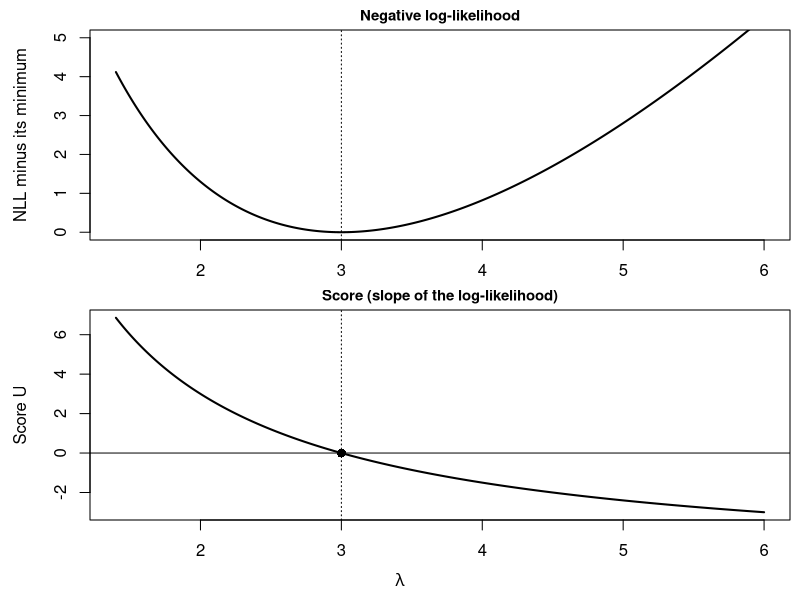
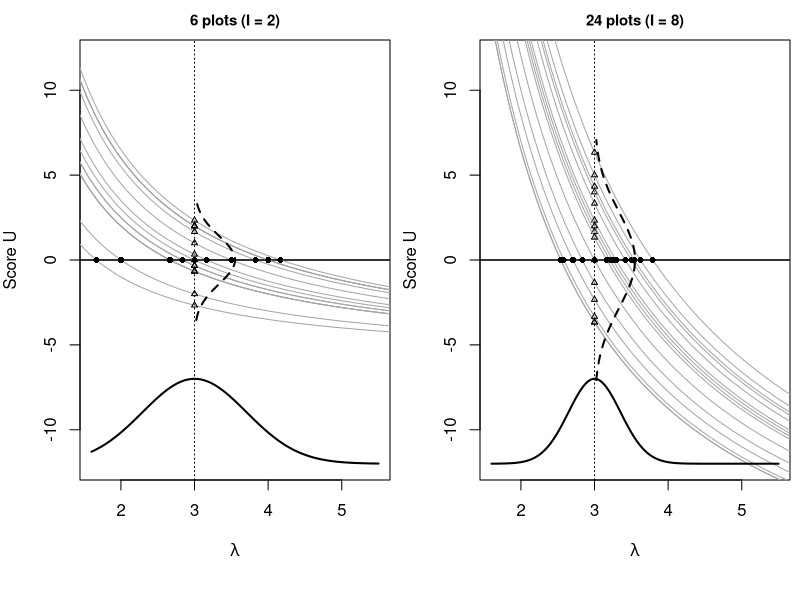
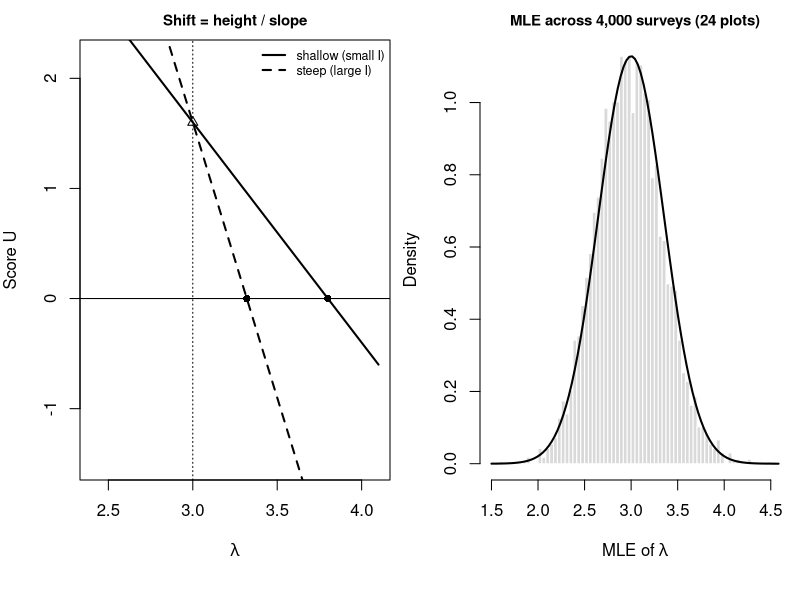
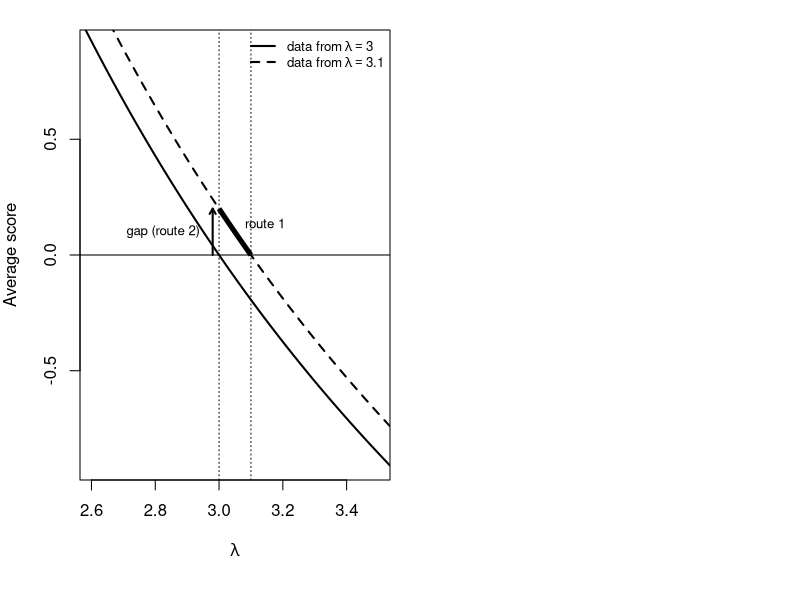
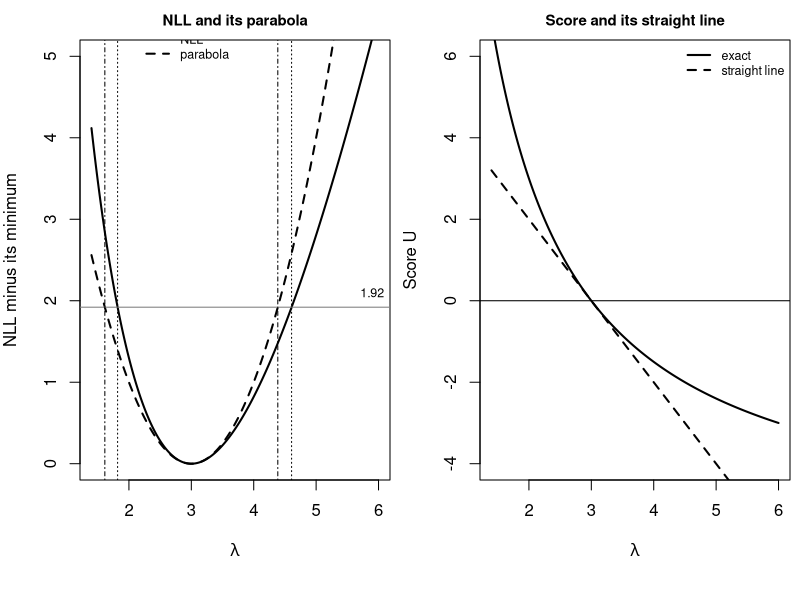
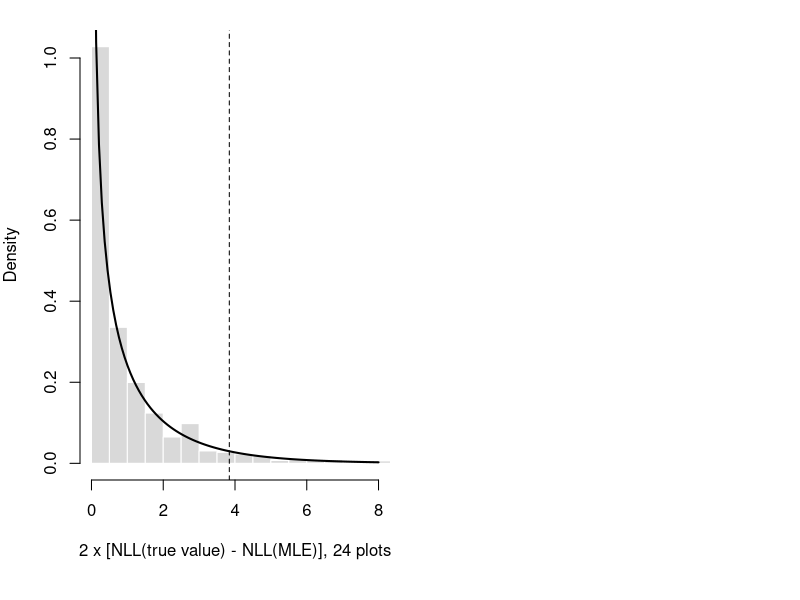
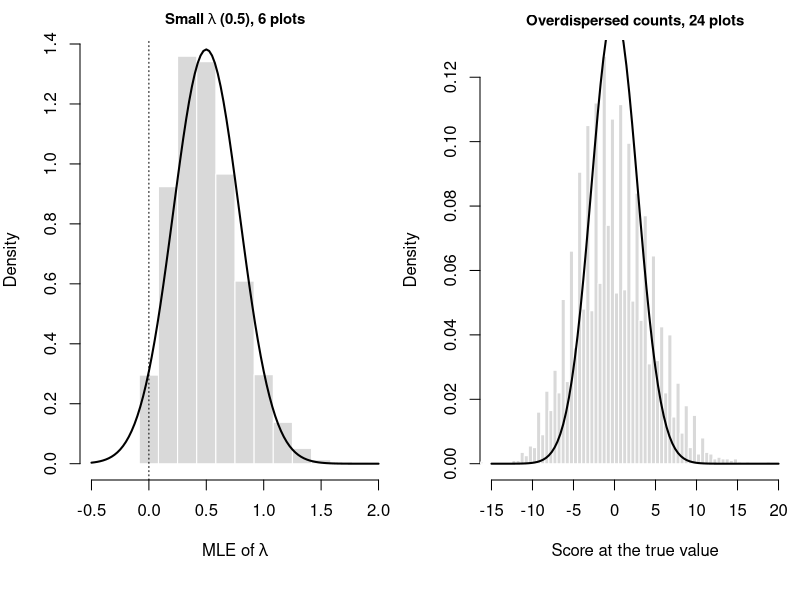

These figures' R source, in order:
## ---- chunk 1
knitr::opts_chunk$set(echo = FALSE, warning = FALSE, message = FALSE,
                       fig.width = 6.5, fig.height = 3.2, fig.align = "center",
                       dev = "cairo_pdf")

lambda0 <- 3
lam <- seq(1.4, 6, length.out = 400)
nll <- function(l, y) -sum(dpois(y, l, log = TRUE))
score <- function(l, y) sum(y) / l - length(y)
## ---- chunk 2
set.seed(1)
y1 <- c(2, 5, 3, 0, 4, 4)
lam_hat1 <- mean(y1)
d_nll <- sapply(lam, nll, y = y1) - nll(lam_hat1, y1)
u1 <- sapply(lam, score, y = y1)

par(mfrow = c(2, 1), mar = c(2, 4.5, 1.5, 0.5), oma = c(2, 0, 0, 0))
plot(lam, d_nll, type = "l", lwd = 2, ylim = c(0, 5), xlab = "",
     ylab = "NLL minus its minimum", main = "Negative log-likelihood", cex.main = 0.9)
abline(v = lam_hat1, lty = 3)
plot(lam, u1, type = "l", lwd = 2, xlab = "",
     ylab = "Score U", main = "Score (slope of the log-likelihood)", cex.main = 0.9)
abline(h = 0)
abline(v = lam_hat1, lty = 3)
points(lam_hat1, 0, pch = 16, cex = 1.2)
mtext(expression(lambda), side = 1, line = 0.5, outer = TRUE)
## ---- chunk 3
score_panel <- function(n, n_sims = 15, ylim = c(-12, 12)) {
  info <- n / lambda0
  plot(NA, xlim = c(1.6, 5.5), ylim = ylim, xlab = expression(lambda), ylab = "Score U",
       main = paste0(n, " plots (I = ", round(info, 1), ")"), cex.main = 0.9)
  abline(h = 0, lwd = 1.5)
  abline(v = lambda0, lty = 3)
  for (i in seq_len(n_sims)) {
    y <- rpois(n, lambda0)
    lines(lam, sapply(lam, score, y = y), col = "grey65")
    points(mean(y), 0, pch = 16, cex = 0.8)
    points(lambda0, score(lambda0, y), pch = 2, cex = 0.6)
  }
  yy <- seq(-2.5, 2.5, length.out = 200) * sqrt(info)
  lines(lambda0 + 0.55 * dnorm(yy, 0, sqrt(info)) / dnorm(0, 0, sqrt(info)), yy,
        lty = 2, lwd = 2)
  xx <- seq(1.6, 5.5, length.out = 300)
  dx <- dnorm(xx, lambda0, sqrt(1 / info))
  lines(xx, ylim[1] + 5 * dx / max(dx), lwd = 2)
}
set.seed(746)
par(mfrow = c(1, 2), mar = c(4, 4, 2, 0.5))
score_panel(6)
score_panel(24)
## ---- chunk 4
info6 <- 6 / lambda0
par(mfrow = c(1, 2), mar = c(4, 4, 2, 0.5))
plot(NA, xlim = c(2.4, 4.1), ylim = c(-1.5, 2.2), xlab = expression(lambda), ylab = "Score U",
     main = "Shift = height / slope", cex.main = 0.9)
abline(h = 0)
abline(v = lambda0, lty = 3)
h <- 1.6
for (s in c(info6, 2.5 * info6)) {
  xs <- seq(2.4, 4.1, length.out = 50)
  lines(xs, h - s * (xs - lambda0), lwd = 2, lty = if (s == info6) 1 else 2)
  points(lambda0 + h / s, 0, pch = 16)
}
points(lambda0, h, pch = 2)
legend("topright", c("shallow (small I)", "steep (large I)"), lwd = 2,
       lty = c(1, 2), bty = "n", cex = 0.75)

set.seed(746)
sims_n <- 24
hats <- replicate(4000, mean(rpois(sims_n, lambda0)))
hist(hats, breaks = seq(1.5, 4.6, by = 1 / sims_n), freq = FALSE, col = "grey85",
     border = "white", main = "MLE across 4,000 surveys (24 plots)", cex.main = 0.9,
     xlab = expression("MLE of" ~ lambda))
curve(dnorm(x, lambda0, sqrt(lambda0 / sims_n)), add = TRUE, lwd = 2)
## ---- chunk 5
n_id <- 6
delta <- 0.1
info_id <- n_id / lambda0
exp_score <- function(l, lam_true) n_id * lam_true / l - n_id
par(mar = c(4, 4, 1.5, 0.5))
plot(lam, exp_score(lam, lambda0), type = "l", lwd = 2,
     xlim = c(2.6, 3.5), ylim = c(-0.9, 0.9), xlab = expression(lambda),
     ylab = "Average score")
lines(lam, exp_score(lam, lambda0 + delta), lwd = 2, lty = 2)
abline(h = 0)
abline(v = c(lambda0, lambda0 + delta), lty = 3)
gap <- exp_score(lambda0, lambda0 + delta)
arrows(lambda0 - 0.02, 0, lambda0 - 0.02, gap, length = 0.06, lwd = 2)
text(lambda0 - 0.03, gap / 2, "gap (route 2)", pos = 2, cex = 0.8)
l_seg <- seq(lambda0, lambda0 + delta, length.out = 20)
lines(l_seg, exp_score(l_seg, lambda0 + delta), lwd = 5, lend = 1)
text(lambda0 + delta / 2, gap / 2 + 0.03, "route 1", pos = 4, cex = 0.8)
legend("topright", expression("data from" ~ lambda == 3, "data from" ~ lambda == 3.1),
       lwd = 2, lty = c(1, 2), bty = "n", cex = 0.8)
## ---- chunk 6
s_ex <- c(12, 18, 24)
u_ex <- s_ex / lambda0 - n_id
ratio_ex <- dpois(s_ex, n_id * (lambda0 + delta)) / dpois(s_ex, n_id * lambda0)
knitr::kable(data.frame(s_ex, u_ex, sprintf("%.3f", ratio_ex),
                        sprintf("%.1f", 1 + delta * u_ex)),
             col.names = c("Total count S", "Score at 3, U", "Exact ratio",
                           "1 + 0.1 U"),
             align = "c")
## ---- chunk 7
y_one <- 0:60
f_one <- dpois(y_one, lambda0)
u_one <- y_one / lambda0 - 1
uf_one <- u_one * f_one
show <- 1:7
tab_one <- data.frame(
  y = c(y_one[show], "7+"),
  f = c(sprintf("%.3f", f_one[show]), ""),
  u = c(sprintf("%.3f", u_one[show]), ""),
  uf = sprintf("%.3f", c(uf_one[show], sum(uf_one[-show])))
)
knitr::kable(tab_one, align = "c",
             col.names = c("Count y", "Probability f(y; 3)",
                           "Score U = y/3 - 1", "U times f"))
neg_part <- sum(uf_one[u_one < 0])
pos_part <- sum(uf_one[u_one > 0])
## ---- chunk 8
info_obs <- sum(y1) / lam_hat1^2
quad <- 0.5 * info_obs * (lam - lam_hat1)^2
cut <- qchisq(0.95, 1) / 2
f_cut <- function(l) nll(l, y1) - nll(lam_hat1, y1) - cut
lr_int <- c(uniroot(f_cut, c(0.5, 3))$root, uniroot(f_cut, c(3, 8))$root)
wald_int <- lam_hat1 + c(-1, 1) * qnorm(0.975) / sqrt(info_obs)

par(mfrow = c(1, 2), mar = c(4, 4, 2, 0.5))
plot(lam, d_nll, type = "l", lwd = 2, ylim = c(0, 5), xlab = expression(lambda),
     ylab = "NLL minus its minimum", main = "NLL and its parabola", cex.main = 0.9)
lines(lam, quad, lwd = 2, lty = 2)
abline(h = cut, col = "grey50")
text(5.9, cut, "1.92", pos = 3, cex = 0.75)
abline(v = lr_int, lty = 3)
abline(v = wald_int, lty = 4)
legend(x = 2.1, y = 5.4, c("NLL", "parabola"), lwd = 2, lty = c(1, 2), bty = "n",
       cex = 0.75)
plot(lam, u1, type = "l", lwd = 2, ylim = c(-4, 6), xlab = expression(lambda),
     ylab = "Score U", main = "Score and its straight line", cex.main = 0.9)
lines(lam, -info_obs * (lam - lam_hat1), lwd = 2, lty = 2)
abline(h = 0)
legend("topright", c("exact", "straight line"), lwd = 2, lty = c(1, 2),
       bty = "n", cex = 0.75)
## ---- chunk 9
set.seed(746)
dev_stat <- replicate(4000, {
  y <- rpois(24, lambda0)
  2 * (nll(lambda0, y) - nll(mean(y), y))
})
par(mar = c(4, 4, 1.5, 0.5))
hist(dev_stat, breaks = 60, freq = FALSE, col = "grey85", border = "white",
     xlim = c(0, 8), main = "", xlab = "2 x [NLL(true value) - NLL(MLE)], 24 plots")
curve(dchisq(x, 1), add = TRUE, lwd = 2, from = 0.05)
abline(v = qchisq(0.95, 1), lty = 2)
## ---- chunk 10
set.seed(746)
par(mfrow = c(1, 2), mar = c(4, 4, 2, 0.5))
small_lam <- 0.5
hats_small <- replicate(4000, mean(rpois(6, small_lam)))
hist(hats_small, breaks = seq(-0.5 / 6, 3, by = 1 / 6), freq = FALSE, col = "grey85",
     border = "white", main = expression(bold("Small" ~ lambda ~ "(0.5), 6 plots")), cex.main = 0.9,
     xlab = expression("MLE of" ~ lambda), xlim = c(-0.5, 2))
curve(dnorm(x, small_lam, sqrt(small_lam / 6)), add = TRUE, lwd = 2)
abline(v = 0, lty = 3)

heights_nb <- replicate(4000, score(lambda0, rnbinom(24, mu = lambda0, size = 2)))
hist(heights_nb, breaks = 60, freq = FALSE, col = "grey85", border = "white",
     main = "Overdispersed counts, 24 plots", cex.main = 0.9,
     xlab = "Score at the true value", xlim = c(-15, 20))
curve(dnorm(x, 0, sqrt(24 / lambda0)), add = TRUE, lwd = 2)
